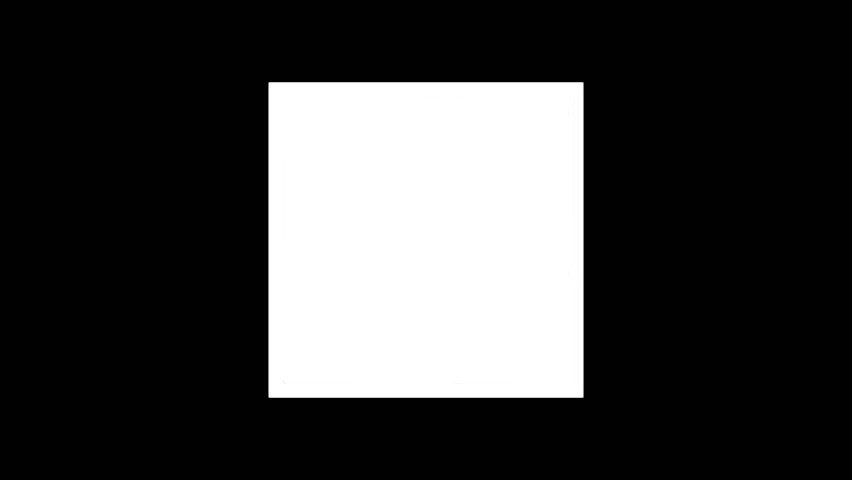
#> input picture images/white_square.jpg, 852 x 480 px
$ python 022_Contours.py
#> lines starting #> are read from the running program, lines starting #| are printed output that depends on the picture; after the words box and inside, x2 and y2 are one past the last pixel; in counts of white or black regions, pixels touching at a corner belong together
# Import Needed Packages
import cv2


# Load Image, Convert Grayscale To Reduce Dimensions
image = cv2.imread("../images/white_square.jpg")
#> image is the input picture: shape (480, 852, 3); min 0, max 255, mean 62.7
gray = cv2.cvtColor(image, cv2.COLOR_BGR2GRAY)

# Note:
# Better Accuracy Can Be Obtain With Binary Images
# Apply Thresholding Or Canny Edge Detector
edges = cv2.Canny(gray, 127, 255)
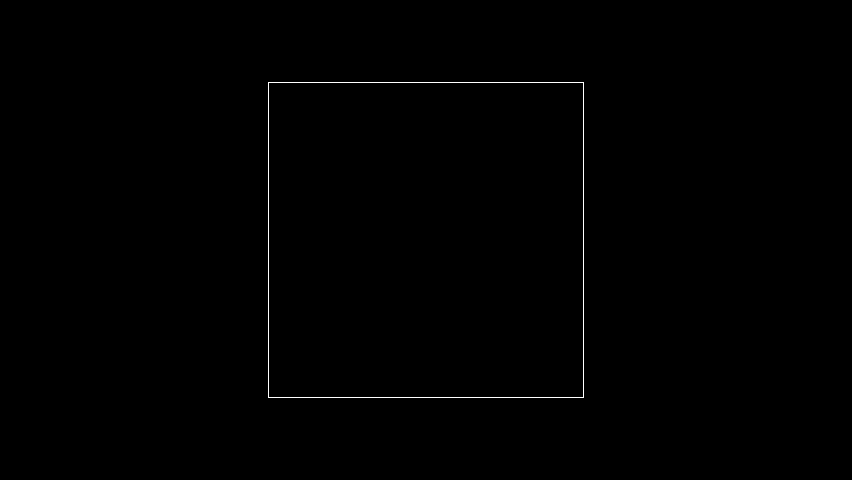
#> edges: shape (480, 852); 0.31% white in thin lines or dots, all inside (x1, y1, x2, y2) = (268, 82, 584, 398)
cv2.imshow("Edges", edges)

contours, heirarchy = cv2.findContours(edges, cv2.RETR_TREE, cv2.CHAIN_APPROX_SIMPLE)
#> contours = 2 contours; box (x1, y1, x2, y2) and area: (268, 82, 584, 398) 99225, (268, 82, 584, 398) 99223
# Chain_Approx_None: All Boundary Points, Wherein Chain_Approx_Simple Gives Endpoints
# Saving Memory And Processing

# Print How Many Contours Were Found
print("Number Of Contours found: " + str(len(contours)))
#| Number Of Contours found: 2

# Draw Contours And Display
# Contours Are Drawn On Image, Create Copy
drawnCnts = cv2.drawContours(image, contours, -1, (0, 255, 0), 3)

# Display Images
cv2.imshow("Original", image)
cv2.imshow("Contours", drawnCnts)
cv2.waitKey(0)

# Cleanup
cv2.destroyAllWindows()

# For Further On The Topic, Please Consider The Following Tutorials:
# Sorting Contours...
# https://www.pyimagesearch.com/2015/04/20/sorting-contours-using-python-and-opencv/
# Removing Contours...
# https://www.pyimagesearch.com/2015/02/09/removing-contours-image-using-python-opencv/
# Find Extreme Contours...
# https://www.pyimagesearch.com/2016/04/11/finding-extreme-points-in-contours-with-opencv/
